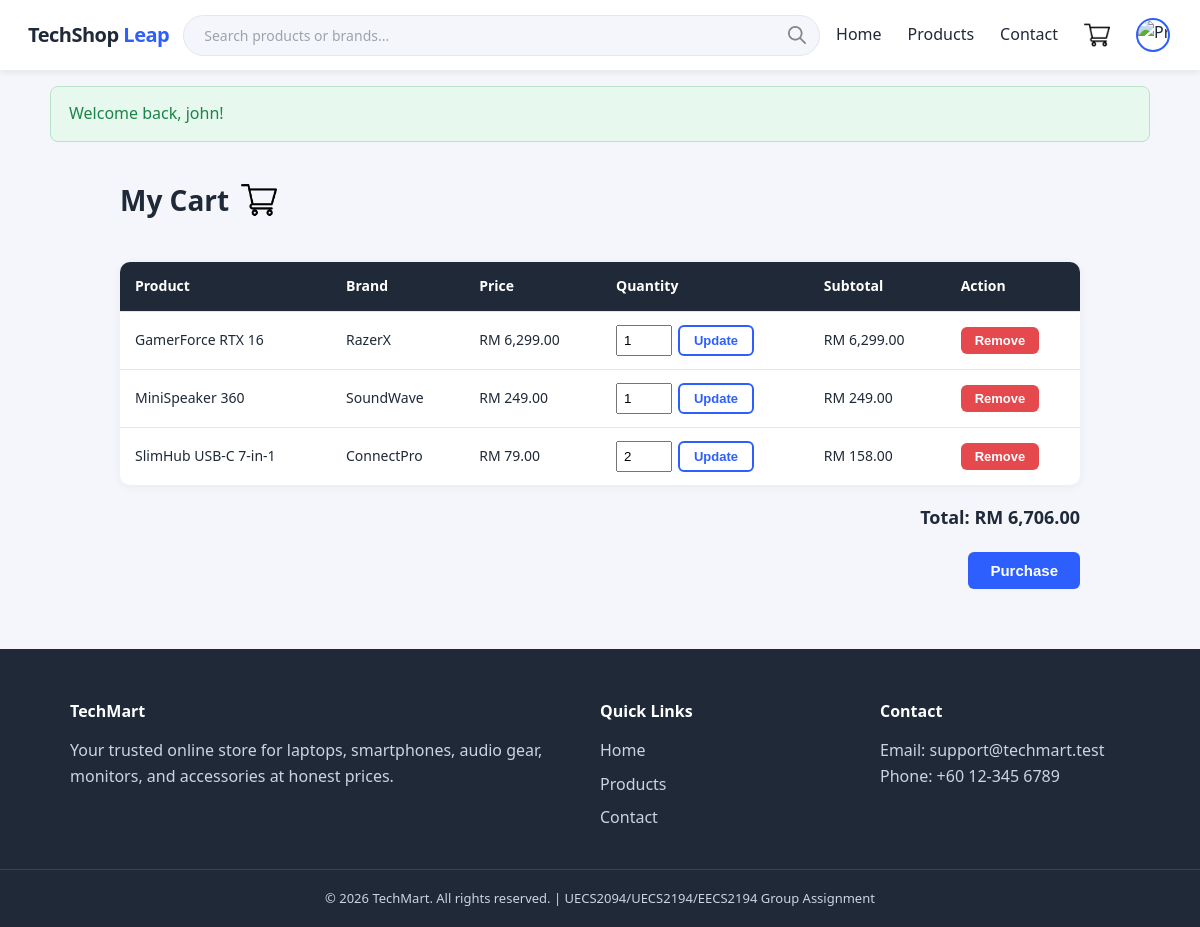
Screenshot of /cart.php (signed in) with the database file from the repository.
### tables this page shows
CREATE TABLE cart_items (
    cart_id    INT  AUTO_INCREMENT PRIMARY KEY,
    user_id    INT  NOT NULL,
    product_id INT  NOT NULL,
    quantity   INT  NOT NULL DEFAULT 1,
    added_at   TIMESTAMP DEFAULT CURRENT_TIMESTAMP,
    FOREIGN KEY (user_id)    REFERENCES users(user_id)       ON DELETE CASCADE,
    FOREIGN KEY (product_id) REFERENCES products(product_id) ON DELETE CASCADE,
    UNIQUE KEY unique_cart_item (user_id, product_id)
);

CREATE TABLE products (
    product_id  INT           AUTO_INCREMENT PRIMARY KEY,
    name        VARCHAR(150)  NOT NULL,
    category    VARCHAR(50)   NOT NULL,
    description TEXT          NOT NULL,
    brand       VARCHAR(100)  NOT NULL,
    stock       INT           NOT NULL DEFAULT 0,
    price       DECIMAL(8,2)  NOT NULL,
    image_url   VARCHAR(255)  DEFAULT 'assets/images/default-product.png',
    created_at  TIMESTAMP     DEFAULT CURRENT_TIMESTAMP
);

### includes/auth.php (called while the page is built, shortened)
<?php
function clean($str) {
    return htmlspecialchars($str, ENT_QUOTES, 'UTF-8');
}

### cart.php (the view, shortened to what this page needs)
<?php
require_once __DIR__ . '/includes/header.php';
$userId = $_SESSION['user_id'];
$stmt = mysqli_prepare($conn, "
    SELECT p.product_id, p.name, p.category, p.brand, p.price, p.image_url, c.quantity, c.added_at
    FROM cart_items c
    JOIN products p ON c.product_id = p.product_id
    WHERE c.user_id = ?
    ORDER BY c.added_at DESC
");
mysqli_stmt_bind_param($stmt, "i", $userId);
mysqli_stmt_execute($stmt);
$result = mysqli_stmt_get_result($stmt);
$rows = [];
$total = 0;
while ($row = mysqli_fetch_assoc($result)) {
    $row['subtotal'] = $row['price'] * $row['quantity'];
    $total += $row['subtotal'];
    $rows[] = $row;
}
?>
<div class="cart-page-heading">
    <h1>My Cart</h1>
    <img src="assets/images/cart-icon.png" alt="Cart" class="cart-heading-icon"
         onerror="this.style.display='none'">
</div>
<div class="table-wrap">
    <?php if (empty($rows)): ?>
        <div class="empty-state">
            <p>Your cart is empty.</p>
            <a href="products.php" class="btn" style="margin-top:14px;">Browse Products</a>
        </div>
    <?php else: ?>
        <table>
            <thead>
                <tr>
                    <th>Product</th>
                    <th>Brand</th>
                    <th>Price</th>
                    <th>Quantity</th>
                    <th>Subtotal</th>
                    <th>Action</th>
                </tr>
            </thead>
            <tbody>
                <?php foreach ($rows as $row): ?>
                    <tr>
                        <td data-label="Product">
                            <a href="product_details.php?id=<?php echo $row['product_id']; ?>">
                                <?php echo clean($row['name']); ?>
                            </a>
                        </td>
                        <td data-label="Brand"><?php echo clean($row['brand']); ?></td>
                        <td data-label="Price">RM <?php echo number_format($row['price'], 2); ?></td>
                        <td data-label="Quantity">
                            <form method="POST" action="cart_action.php" style="display:flex;gap:6px;align-items:center;">
                                <input type="number" name="quantity"   value="<?php echo (int)$row['quantity']; ?>"
                                       min="1" style="width:56px;padding:6px;">
                                <button type="submit" class="btn btn-outline btn-small">Update</button>
                            </form>
                        </td>
                        <td data-label="Subtotal">RM <?php echo number_format($row['subtotal'], 2); ?></td>
                        <td data-label="Action">
                            <form method="POST" action="cart_action.php" data-confirm="Remove this item from your cart?">
                                <button type="submit" class="btn btn-danger btn-small">Remove</button>
                            </form>
                        </td>
                    </tr>
                <?php endforeach; ?>
            </tbody>
        </table>
        <div class="cart-total">Total: RM <?php echo number_format($total, 2); ?></div>
        <div class="cart-actions">
            <button class="btn" id="openPurchaseBtn">Purchase</button>
        </div>
    <?php endif; ?>
</div>
<?php require_once __DIR__ . '/includes/footer.php'; ?>

### assets/css/base.css (style rules this page uses)
* { box-sizing: border-box; margin: 0; padding: 0; }
:root { --primary: #2d5fff; --primary-dark: #1a3fc4; --accent: #ff9f1c; --dark: #1f2937; --light-bg: #f4f6fb; --border: #e2e6ee; --white: #ffffff; --danger: #e5484d; --success: #2ecc71; }
body { font-family: 'Segoe UI', Arial, sans-serif; background: var(--light-bg); color: var(--dark); line-height: 1.6; }
a { text-decoration: none; color: inherit; }
img { max-width: 100%; display: block; }
.btn { display: inline-block; background: var(--primary); color: var(--white); padding: 10px 22px; border-radius: 6px; border: none; cursor: pointer; font-size: 15px; font-weight: 600; transition: background .2s ease; }
.btn-danger { background: var(--danger); }
.btn-small { padding: 6px 14px; font-size: 13px; }
.btn-outline { background: transparent; border: 2px solid var(--primary); color: var(--primary); }

### assets/css/cart.css (style rules this page uses)
.table-wrap { max-width: 1000px; margin: 30px auto; padding: 0 20px; }
table { width: 100%; border-collapse: collapse; background: var(--white); border-radius: 10px; overflow: hidden; box-shadow: 0 2px 10px rgba(0,0,0,0.05); }
thead { background: var(--dark); color: var(--white); }
th, td { padding: 13px 15px; text-align: left; font-size: 14px; border-bottom: 1px solid var(--border); }
tr:last-child td { border-bottom: none; }
.cart-total { text-align: right; margin-top: 18px; font-size: 18px; font-weight: 700; }
.cart-page-heading { display: flex; align-items: center; gap: 12px; padding: 36px 20px 10px; max-width: 1000px; margin: 0 auto; }
.cart-page-heading h1 { font-size: 28px; }
.cart-heading-icon { width: 36px; height: 36px; object-fit: contain; }
.cart-actions { display: flex; justify-content: flex-end; margin-top: 20px; }

### rows the page displays
cart_items: product.name "GamerForce RTX 16", product.brand "RazerX", product.price "6,299.00", quantity "1", subtotal "6,299.00"
cart_items: product.name "MiniSpeaker 360", product.brand "SoundWave", product.price "249.00", quantity "1", subtotal "249.00"
cart_items: product.name "SlimHub USB-C 7-in-1", product.brand "ConnectPro", product.price "79.00", quantity "2", subtotal "158.00"

### other values shown
$_SESSION['flash_message'] "Welcome back, john!"
$total "6,706.00"
